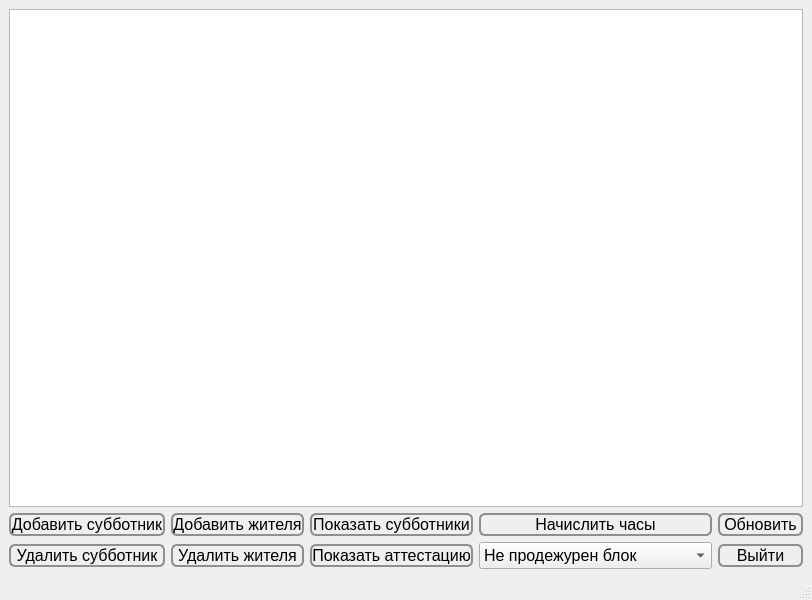
<?xml version="1.0" encoding="UTF-8"?>
<ui version="4.0">
 <class>MainWindow</class>
 <widget class="QMainWindow" name="MainWindow">
  <property name="geometry">
   <rect>
    <x>0</x>
    <y>0</y>
    <width>812</width>
    <height>600</height>
   </rect>
  </property>
  <property name="windowTitle">
   <string>MainWindow</string>
  </property>
  <widget class="QWidget" name="centralwidget">
   <layout class="QVBoxLayout" name="verticalLayout">
    <item>
     <widget class="QTableView" name="table">
      <property name="font">
       <font>
        <pointsize>16</pointsize>
       </font>
      </property>
      <property name="styleSheet">
       <string notr="true">QTableView {
     selection-background-color: qlineargradient(x1: 0, y1: 0, x2: 0.5, y2: 0.5,
                                 stop: 0 #647DEE, stop: 1 #7F53AC);
 }

</string>
      </property>
      <property name="sortingEnabled">
       <bool>false</bool>
      </property>
     </widget>
    </item>
    <item>
     <layout class="QGridLayout" name="gridLayout">
      <item row="1" column="0">
       <widget class="QPushButton" name="btnSubDel">
        <property name="font">
         <font>
          <pointsize>12</pointsize>
         </font>
        </property>
        <property name="styleSheet">
         <string notr="true"> QPushButton {
     border: 2px solid #8f8f91;
     border-radius: 6px;
     background-color: qlineargradient(x1: 0, y1: 0, x2: 0, y2: 1,
                                       stop: 0 #7F53AC stop: 1 #FFFFFF);
     min-width: 80px;
 }

 QPushButton:pressed {
     background-color: qlineargradient(x1: 0, y1: 0, x2: 0, y2: 1,
                                       stop: 0 #dadbde, stop: 1 #f6f7fa);
 }

 QPushButton:flat {
     border: none; /* для плоской кнопки границы нет */
 }

 QPushButton:default {
     border-color: navy; /* делаем кнопку по умолчанию выпуклой */
 }</string>
        </property>
        <property name="text">
         <string>Удалить субботник</string>
        </property>
       </widget>
      </item>
      <item row="1" column="2">
       <widget class="QPushButton" name="btnRemove">
        <property name="enabled">
         <bool>true</bool>
        </property>
        <property name="font">
         <font>
          <pointsize>12</pointsize>
         </font>
        </property>
        <property name="styleSheet">
         <string notr="true"> QPushButton {
     border: 2px solid #8f8f91;
     border-radius: 6px;
     background-color: qlineargradient(x1: 0, y1: 0, x2: 0, y2: 1,
                                       stop: 0 #7F53AC stop: 1 #FFFFFF);
     min-width: 80px;
 }

 QPushButton:pressed {
     background-color: qlineargradient(x1: 0, y1: 0, x2: 0, y2: 1,
                                       stop: 0 #dadbde, stop: 1 #f6f7fa);
 }

 QPushButton:flat {
     border: none; /* для плоской кнопки границы нет */
 }

 QPushButton:default {
     border-color: navy; /* делаем кнопку по умолчанию выпуклой */
 }</string>
        </property>
        <property name="text">
         <string>Удалить жителя</string>
        </property>
       </widget>
      </item>
      <item row="1" column="8">
       <widget class="QComboBox" name="comboBox">
        <property name="font">
         <font>
          <pointsize>12</pointsize>
         </font>
        </property>
        <property name="styleSheet">
         <string notr="true">QComboBox {
                            border: 2px solid #8f8f91;
                            border-radius: 6px;
                            background-color: qlineargradient(x1: 0, y1: 0, x2: 0, y2: 1, 
                                                              stop: 0 #647DEE, stop: 1 #FFFFFF);
                            min-width: 80px;
                        }
                        QComboBox:down-arrow {
                            image: url(down_arrow.png); // замените на свою иконку
                        }
                        QComboBox:pressed {
                            background-color: qlineargradient(x1: 0, y1: 0, x2: 0, y2: 1, 
                                                              stop: 0 #dadbde, stop: 1 #f6f7fa);
                       };</string>
        </property>
        <item>
         <property name="text">
          <string>Не продежурен блок</string>
         </property>
        </item>
        <item>
         <property name="text">
          <string>Не продежурена кухня</string>
         </property>
        </item>
        <item>
         <property name="text">
          <string>Шум в комнате после 22:00</string>
         </property>
        </item>
        <item>
         <property name="text">
          <string>Задержка постирочных</string>
         </property>
        </item>
        <item>
         <property name="text">
          <string>Блок продежурен</string>
         </property>
        </item>
        <item>
         <property name="text">
          <string>Продежурена кухня</string>
         </property>
        </item>
        <item>
         <property name="text">
          <string>Помощ в общежитии</string>
         </property>
        </item>
        <item>
         <property name="text">
          <string>Уборка снега</string>
         </property>
        </item>
       </widget>
      </item>
      <item row="1" column="6">
       <widget class="QPushButton" name="btnAtt">
        <property name="font">
         <font>
          <pointsize>12</pointsize>
         </font>
        </property>
        <property name="styleSheet">
         <string notr="true"> QPushButton {
     border: 2px solid #8f8f91;
     border-radius: 6px;
     background-color: qlineargradient(x1: 0, y1: 0, x2: 0, y2: 1,
                                       stop: 0 #647DEE, stop: 1 #FFFFFF);
     min-width: 80px;
 }

 QPushButton:pressed {
     background-color: qlineargradient(x1: 0, y1: 0, x2: 0, y2: 1,
                                       stop: 0 #dadbde, stop: 1 #f6f7fa);
 }

 QPushButton:flat {
     border: none; /* для плоской кнопки границы нет */
 }

 QPushButton:default {
     border-color: navy; /* делаем кнопку по умолчанию выпуклой */
 }</string>
        </property>
        <property name="text">
         <string>Показать аттестацию</string>
        </property>
       </widget>
      </item>
      <item row="1" column="9">
       <widget class="QPushButton" name="btnExit">
        <property name="font">
         <font>
          <pointsize>12</pointsize>
         </font>
        </property>
        <property name="styleSheet">
         <string notr="true"> QPushButton {
     border: 2px solid #8f8f91;
     border-radius: 6px;
     background-color: qlineargradient(x1: 0, y1: 0, x2: 0, y2: 1,
                                       stop: 0 #F53844, stop: 1 #FFFFFF);
     min-width: 80px;
 }

 QPushButton:pressed {
     background-color: qlineargradient(x1: 0, y1: 0, x2: 0, y2: 1,
                                       stop: 0 #dadbde, stop: 1 #f6f7fa);
 }

 QPushButton:flat {
     border: none; /* для плоской кнопки границы нет */
 }

 QPushButton:default {
     border-color: navy; /* делаем кнопку по умолчанию выпуклой */
 }</string>
        </property>
        <property name="text">
         <string>Выйти</string>
        </property>
       </widget>
      </item>
      <item row="0" column="9">
       <widget class="QPushButton" name="remove">
        <property name="font">
         <font>
          <pointsize>12</pointsize>
         </font>
        </property>
        <property name="styleSheet">
         <string notr="true"> QPushButton {
     border: 2px solid #8f8f91;
     border-radius: 6px;
     background-color: qlineargradient(x1: 0, y1: 0, x2: 0, y2: 1,
                                       stop: 0 #647DEE, stop: 1 #FFFFFF);
     min-width: 80px;
 }

 QPushButton:pressed {
     background-color: qlineargradient(x1: 0, y1: 0, x2: 0, y2: 1,
                                       stop: 0 #dadbde, stop: 1 #f6f7fa);
 }

 QPushButton:flat {
     border: none; /* для плоской кнопки границы нет */
 }

 QPushButton:default {
     border-color: navy; /* делаем кнопку по умолчанию выпуклой */
 }
</string>
        </property>
        <property name="text">
         <string>Обновить</string>
        </property>
       </widget>
      </item>
      <item row="0" column="0">
       <widget class="QPushButton" name="btnSubAdd">
        <property name="font">
         <font>
          <pointsize>12</pointsize>
         </font>
        </property>
        <property name="styleSheet">
         <string notr="true"> QPushButton {
     border: 2px solid #8f8f91;
     border-radius: 6px;
     background-color: qlineargradient(x1: 0, y1: 0, x2: 0, y2: 1,
                                       stop: 0 #647DEE, stop: 1 #FFFFFF);
     min-width: 80px;
 }

 QPushButton:pressed {
     background-color: qlineargradient(x1: 0, y1: 0, x2: 0, y2: 1,
                                       stop: 0 #dadbde, stop: 1 #f6f7fa);
 }

 QPushButton:flat {
     border: none; /* для плоской кнопки границы нет */
 }

 QPushButton:default {
     border-color: navy; /* делаем кнопку по умолчанию выпуклой */
 }
</string>
        </property>
        <property name="text">
         <string>Добавить субботник</string>
        </property>
       </widget>
      </item>
      <item row="0" column="2">
       <widget class="QPushButton" name="btnAdd">
        <property name="font">
         <font>
          <pointsize>12</pointsize>
         </font>
        </property>
        <property name="styleSheet">
         <string notr="true"> QPushButton {
     border: 2px solid #8f8f91;
     border-radius: 6px;
     background-color: qlineargradient(x1: 0, y1: 0, x2: 0, y2: 1,
                                       stop: 0 #647DEE, stop: 1 #FFFFFF);
     min-width: 80px;
 }

 QPushButton:pressed {
     background-color: qlineargradient(x1: 0, y1: 0, x2: 0, y2: 1,
                                       stop: 0 #dadbde, stop: 1 #f6f7fa);
 }

 QPushButton:flat {
     border: none; /* для плоской кнопки границы нет */
 }

 QPushButton:default {
     border-color: navy; /* делаем кнопку по умолчанию выпуклой */
 }</string>
        </property>
        <property name="text">
         <string>Добавить жителя</string>
        </property>
       </widget>
      </item>
      <item row="0" column="6">
       <widget class="QPushButton" name="btnSub">
        <property name="font">
         <font>
          <pointsize>12</pointsize>
         </font>
        </property>
        <property name="styleSheet">
         <string notr="true"> QPushButton {
     border: 2px solid #8f8f91;
     border-radius: 6px;
     background-color: qlineargradient(x1: 0, y1: 0, x2: 0, y2: 1,
                                       stop: 0 #647DEE, stop: 1 #FFFFFF);
     min-width: 80px;
 }

 QPushButton:pressed {
     background-color: qlineargradient(x1: 0, y1: 0, x2: 0, y2: 1,
                                       stop: 0 #dadbde, stop: 1 #f6f7fa);
 }

 QPushButton:flat {
     border: none; /* для плоской кнопки границы нет */
 }

 QPushButton:default {
     border-color: navy; /* делаем кнопку по умолчанию выпуклой */
 }</string>
        </property>
        <property name="text">
         <string>Показать субботники</string>
        </property>
       </widget>
      </item>
      <item row="0" column="8">
       <widget class="QPushButton" name="btnAct">
        <property name="font">
         <font>
          <pointsize>12</pointsize>
         </font>
        </property>
        <property name="styleSheet">
         <string notr="true"> QPushButton {
     border: 2px solid #8f8f91;
     border-radius: 6px;
     background-color: qlineargradient(x1: 0, y1: 0, x2: 0, y2: 1,
                                       stop: 0 #647DEE, stop: 1 #FFFFFF);
     min-width: 80px;
 }

 QPushButton:pressed {
     background-color: qlineargradient(x1: 0, y1: 0, x2: 0, y2: 1,
                                       stop: 0 #dadbde, stop: 1 #f6f7fa);
 }

 QPushButton:flat {
     border: none; /* для плоской кнопки границы нет */
 }

 QPushButton:default {
     border-color: navy; /* делаем кнопку по умолчанию выпуклой */
 }
</string>
        </property>
        <property name="text">
         <string>Начислить часы</string>
        </property>
       </widget>
      </item>
     </layout>
    </item>
   </layout>
  </widget>
  <widget class="QMenuBar" name="menubar">
   <property name="geometry">
    <rect>
     <x>0</x>
     <y>0</y>
     <width>812</width>
     <height>21</height>
    </rect>
   </property>
  </widget>
  <widget class="QStatusBar" name="statusbar">
   <property name="font">
    <font>
     <pointsize>10</pointsize>
    </font>
   </property>
  </widget>
 </widget>
 <resources/>
 <connections/>
</ui>
